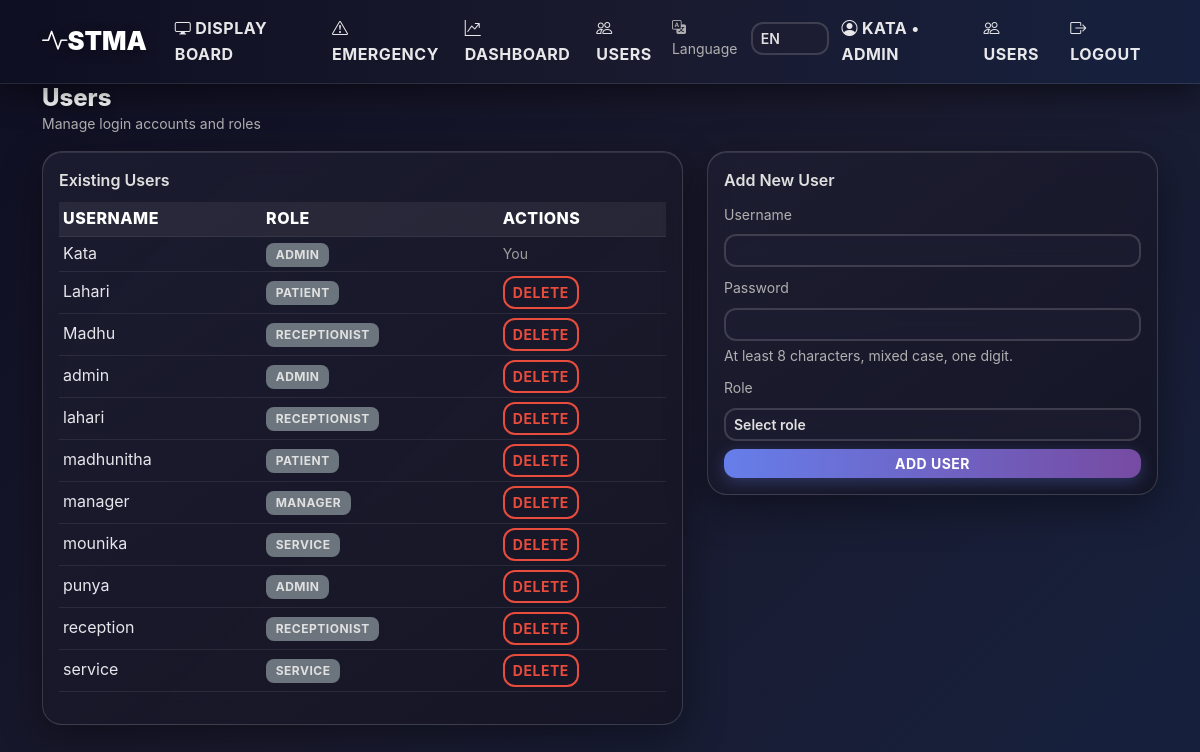
Screenshot of /admin/users (signed in) with the database file from the repository.
### tables this page shows
CREATE TABLE "users" (
                id INTEGER PRIMARY KEY AUTOINCREMENT,
                username TEXT UNIQUE NOT NULL,
                password TEXT NOT NULL,
                role TEXT NOT NULL
            );

### app.py (the view, shortened to what this page needs)
        def wrapped(*args, **kwargs):
            wants_json = (
                request.path.startswith('/api/')
                or request.headers.get('X-Requested-With') == 'XMLHttpRequest'
                or request.accept_mimetypes.best == 'application/json'
            )
            if 'user_id' not in session:
                if wants_json:
                    return app.response_class(json.dumps({'error': 'auth_required'}), status=401, mimetype='application/json')
                return redirect(url_for('login'))
            return f(*args, **kwargs)

### app.py (called while the page is built, shortened)
def get_lang():
    lang = session.get('lang')
    if lang in TRANSLATIONS:
        return lang
    return DEFAULT_LANG

def _(key: str) -> str:
    lang = get_lang()
    return TRANSLATIONS.get(lang, TRANSLATIONS[DEFAULT_LANG]).get(key, key)

@app.context_processor
def inject_i18n():
    return {
        '_': _,
        'current_lang': get_lang(),
        'available_langs': sorted(list(TRANSLATIONS.keys())),
    }

def get_db():
    db = getattr(g, '_database', None)
    if db is None:
        db = g._database = sqlite3.connect(DB_PATH)
        db.row_factory = sqlite3.Row
    return db

@app.teardown_appcontext
def close_connection(exception):
    db = getattr(g, '_database', None)
    if db is not None:
        db.close()

def query_db(query, args=(), one=False):
    cur = get_db().execute(query, args)
    rv = cur.fetchall()
    cur.close()
    return (rv[0] if rv else None) if one else rv

def login_required(role=None):
    def decorator(f):
        def wrapped(*args, **kwargs):
            wants_json = (
                request.path.startswith('/api/')
                or request.headers.get('X-Requested-With') == 'XMLHttpRequest'
                or request.accept_mimetypes.best == 'application/json'
            )
            if 'user_id' not in session:
                if wants_json:
                    return app.response_class(json.dumps({'error': 'auth_required'}), status=401, mimetype='application/json')
                return redirect(url_for('login'))
            return f(*args, **kwargs)
        wrapped.__name__ = f.__name__
        return wrapped
    return decorator

def role_required(required_role):
    def decorator(f):
        def wrapped(*args, **kwargs):
            wants_json = (
                request.path.startswith('/api/')
                or request.headers.get('X-Requested-With') == 'XMLHttpRequest'
                or request.accept_mimetypes.best == 'application/json'
            )
            if 'user_id' not in session:
                if wants_json:
                    return app.response_class(json.dumps({'error': 'auth_required'}), status=401, mimetype='application/json')
                return redirect(url_for('login'))
            return f(*args, **kwargs)
        wrapped.__name__ = f.__name__
        return wrapped
    return decorator

### templates/admin_users.html (shortened to what this page needs)
{% extends 'base.html' %}
{% block content %}
  <div class="d-flex justify-content-between align-items-center mb-3">
    <div>
      <div class="stma-title h4 mb-0">{{ _('users') }}</div>
      <div class="stma-soft small">Manage login accounts and roles</div>
    </div>
  </div>
  <div class="row">
    <div class="col-lg-7">
      <div class="stma-card p-3">
        <div class="fw-semibold mb-2">Existing Users</div>
        <div class="table-responsive">
          <table class="table table-sm align-middle">
            <thead>
              <tr>
                <th>Username</th>
                <th>Role</th>
                <th>Actions</th>
              </tr>
            </thead>
            <tbody>
              {% for u in users %}
                <tr>
                  <td>{{ u.username }}</td>
                  <td><span class="badge bg-secondary">{{ u.role }}</span></td>
                  <td>
                    {% if u.id != session.user_id %}
                      <form method="post" class="d-inline" onsubmit="return confirm('Delete user {{ u.username }}?');">
                        <button type="submit" class="btn btn-sm btn-outline-danger">Delete</button>
                      </form>
                    {% else %}
                      <span class="text-muted small">You</span>
                    {% endif %}
                  </td>
                </tr>
              {% else %}
                <tr>
                  <td colspan="3" class="text-muted">No users found.</td>
                </tr>
              {% endfor %}
            </tbody>
          </table>
        </div>
      </div>
    </div>
    <div class="col-lg-5">
      <div class="stma-card p-3">
        <div class="fw-semibold mb-2">Add New User</div>
        <form method="post" autocomplete="off">
          <div class="mb-2">
            <label class="form-label small">Username</label>
            <input type="text" name="username" class="form-control form-control-sm" required>
          </div>
          <div class="mb-2">
            <label class="form-label small">Password</label>
            <input type="password" name="password" class="form-control form-control-sm" required>
            <div class="form-text small">At least 8 characters, mixed case, one digit.</div>
          </div>
          <div class="mb-2">
            <label class="form-label small">Role</label>
            <select name="role" class="form-select form-select-sm" required>
              <option value="">Select role</option>
            </select>
          </div>
          <button type="submit" class="btn btn-primary btn-sm w-100">Add User</button>
        </form>
      </div>
    </div>
  </div>
{% endblock %}

### templates/base.html (shortened to what this page needs)
<!doctype html>
<html lang="en">
  <head>
    <link href="https://cdn.jsdelivr.net/npm/bootstrap@5.3.0/dist/css/bootstrap.min.css" rel="stylesheet">
    <link href="https://cdn.jsdelivr.net/npm/bootstrap-icons@1.11.3/font/bootstrap-icons.min.css" rel="stylesheet">
  </head>
  <body>
    <nav class="navbar navbar-expand-lg navbar-dark stma-topbar">
      <div class="container">
        <a class="navbar-brand stma-brand" href="/"><i class="bi bi-activity"></i>{{ _('stma') }}</a>
        <div class="collapse navbar-collapse" id="stmaNav">
          <ul class="navbar-nav me-auto mb-2 mb-lg-0">
            <li class="nav-item"><a class="nav-link" href="/display"><i class="bi bi-display me-1"></i>{{ _('display_board') }}</a></li>
            {% if session.get('role') in ['Receptionist','Service','Admin','Manager'] %}
              <li class="nav-item"><a class="nav-link" href="/emergency"><i class="bi bi-exclamation-triangle me-1"></i>Emergency</a></li>
            {% endif %}
            {% if session.get('role') == 'Receptionist' %}
              <li class="nav-item"><a class="nav-link" href="/generate"><i class="bi bi-plus-circle me-1"></i>{{ _('generate') }}</a></li>
            {% elif session.get('role') == 'Service' %}
              <li class="nav-item"><a class="nav-link" href="/service_panel"><i class="bi bi-speedometer2 me-1"></i>{{ _('service_panel') }}</a></li>
            {% elif session.get('role') == 'Admin' %}
              <li class="nav-item"><a class="nav-link" href="/dashboard"><i class="bi bi-graph-up-arrow me-1"></i>{{ _('dashboard') }}</a></li>
              <li class="nav-item"><a class="nav-link" href="/admin/users"><i class="bi bi-people me-1"></i>{{ _('users') }}</a></li>
            {% elif session.get('role') == 'Manager' %}
              <li class="nav-item"><a class="nav-link" href="/manager"><i class="bi bi-shield-check me-1"></i>Manager</a></li>
            {% elif session.get('role') == 'Patient' %}
              <li class="nav-item"><a class="nav-link" href="/patient"><i class="bi bi-person-heart me-1"></i>Patient Panel</a></li>
            {% endif %}
          </ul>
          <ul class="navbar-nav ms-auto">
            <li class="nav-item">
              <form method="post" action="/set_language" class="d-flex align-items-center">
                <span class="navbar-text stma-soft small me-2"><i class="bi bi-translate me-1"></i>{{ _('language') }}</span>
                <select class="form-select form-select-sm" name="lang" onchange="this.form.submit()" style="width: 84px;">
                  {% for code in available_langs %}
                    <option value="{{ code }}" {% if code == current_lang %}selected{% endif %}>{{ code|upper }}</option>
                  {% endfor %}
                </select>
              </form>
            </li>
            {% if session.get('username') %}
              <li class="nav-item"><span class="nav-link stma-soft"><i class="bi bi-person-circle me-1"></i>{{ session.get('username') }} • {{ session.get('role') }}</span></li>
              {% if session.get('role') == 'Admin' %}
                <li class="nav-item"><a class="nav-link" href="/admin/users"><i class="bi bi-people me-1"></i>{{ _('users') }}</a></li>
              {% endif %}
              <li class="nav-item"><a class="nav-link" href="/logout"><i class="bi bi-box-arrow-right me-1"></i>{{ _('logout') }}</a></li>
            {% else %}
              <li class="nav-item"><a class="nav-link" href="/login"><i class="bi bi-box-arrow-in-right me-1"></i>{{ _('login') }}</a></li>
            {% endif %}
          </ul>
        </div>
      </div>
    </nav>
    <div class="container stma-shell">
      <div class="stma-page">
        {% block content %}{% endblock %}
      </div>
    </div>
  </body>
</html>

### templates/base.html (style rules this page uses)
body { background: linear-gradient(135deg, #0f0f23, #1a1a2e, #16213e); background-attachment: fixed; color: #e0e0e0; font-family: -apple-system, BlinkMacSystemFont, 'Segoe UI', Roboto, 'Helvetica Neue', Arial, sans-serif; line-height: 1.6; }
.stma-topbar { background: linear-gradient(90deg, rgba(15,15,35,0.98), rgba(26,26,46,0.98), rgba(22,33,62,0.98)); backdrop-filter: blur(16px); box-shadow: 0 8px 32px rgba(0,0,0,0.5); border-bottom: 1px solid rgba(255,255,255,0.1); }
.stma-brand { font-weight: 900; font-size: 1.6rem; color: #ffffff; text-shadow: 0 3px 12px rgba(0,0,0,0.4); }
.stma-title { color: #ffffff; font-weight: 800; text-shadow: 0 2px 8px rgba(0,0,0,0.4); }
.stma-soft { color: #b0b0b0; }
.stma-card { background: linear-gradient(145deg, rgba(30,30,50,0.8), rgba(20,20,35,0.8)); border: 1px solid rgba(255,255,255,0.15); border-radius: 20px; box-shadow: 0 12px 40px rgba(0,0,0,0.4), inset 0 1px 0 rgba(255,255,255,0.1); backdrop-filter: blur(12px); transition: all 0.3s cubic-bezier(0.4, 0, 0.2, 1); }
.stma-card * { color: #e0e0e0; }
.stma-card .text-muted { color: #9e9e9e !important; }
.stma-card .small { color: #b0b0b0; }
.stma-card .table { --bs-table-bg: transparent; --bs-table-color: #e5e7eb; --bs-table-border-color: rgba(255,255,255,0.10); --bs-table-striped-bg: rgba(255,255,255,0.03); --bs-table-striped-color: #e5e7eb; --bs-table-hover-bg: rgba(255,255,255,0.05); --bs-table-hover-color: #ffffff; color: #e5e7eb; background-color: transparent; }
.stma-card .table thead th { background: rgba(255,255,255,0.06); color: #ffffff; border-bottom: 1px solid rgba(255,255,255,0.12); }
.stma-card .table tbody td { background-color: transparent; }
.btn { border-radius: 12px; font-weight: 700; transition: all 0.3s cubic-bezier(0.4, 0, 0.2, 1); text-transform: uppercase; letter-spacing: 0.5px; }
.btn-primary { background: linear-gradient(90deg, #667eea, #764ba2); border: none; color: #ffffff; box-shadow: 0 4px 15px rgba(102,126,234,0.3); }
.btn-outline-danger { border: 2px solid #e74c3c; color: #e74c3c; font-weight: 700; }
.table { color: #e0e0e0; }
.table th { border-top: none; font-weight: 800; color: #ffffff; background: linear-gradient(90deg, rgba(102,126,234,0.15), rgba(118,75,162,0.15)); border-bottom: 2px solid rgba(255,255,255,0.15); text-transform: uppercase; letter-spacing: 0.5px; }
.table td { border-color: rgba(255,255,255,0.08); }
.form-control, .form-select { background: rgba(30,30,50,0.7); border: 2px solid rgba(255,255,255,0.15); color: #e0e0e0; border-radius: 12px; font-weight: 600; backdrop-filter: blur(8px); }
.form-control::placeholder { color: #9e9e9e; }
.form-select option { background-color: #0f1326; color: #e5e7eb; }
.navbar-nav .nav-link { color: rgba(255,255,255,0.9); font-weight: 700; border-radius: 10px; margin: 0 4px; transition: all 0.3s; text-transform: uppercase; letter-spacing: 0.5px; }
.badge { font-weight: 700; border-radius: 8px; padding: 0.5em 0.8em; text-transform: uppercase; letter-spacing: 0.5px; }

### rows the page displays
users: get "KATA", username "Kata", role "ADMIN", shows "You"
users: username "Lahari", role "PATIENT"
users: username "Madhu", role "RECEPTIONIST"
users: username "admin", role "ADMIN"
users: username "lahari", role "RECEPTIONIST"
users: username "madhunitha", role "PATIENT"
users: username "manager", role "MANAGER"
users: username "mounika", role "SERVICE"
users: username "punya", role "ADMIN"
users: username "reception", role "RECEPTIONIST"
users: username "service", role "SERVICE"

### other values shown
{{ session.get('role') }} "ADMIN"
form field lang "EN"
